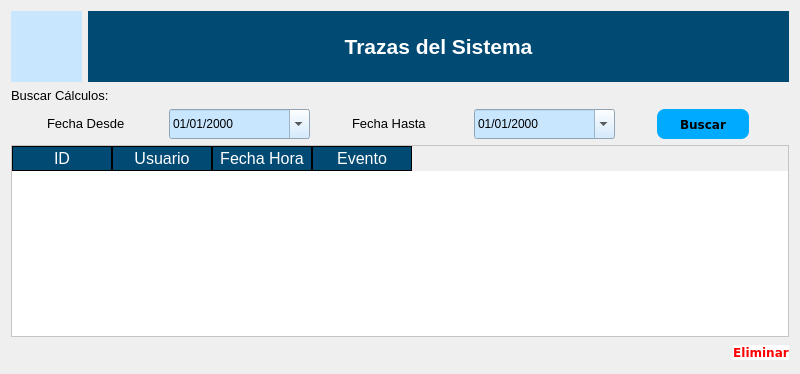
               <widget class="QWidget" name="page_trazas">
                <layout class="QVBoxLayout" name="verticalLayout_10">
                 <item>
                  <layout class="QHBoxLayout" name="horizontalLayout_15">
                   <item>
                    <widget class="QLabel" name="label_9">
                     <property name="minimumSize">
                      <size>
                       <width>71</width>
                       <height>71</height>
                      </size>
                     </property>
                     <property name="maximumSize">
                      <size>
                       <width>71</width>
                       <height>71</height>
                      </size>
                     </property>
                     <property name="styleSheet">
                      <string notr="true">background-color: rgb(201, 230, 255);</string>
                     </property>
                     <property name="text">
                      <string/>
                     </property>
                     <property name="pixmap">
                      <pixmap>pngwing.com(3).png</pixmap>
                     </property>
                     <property name="scaledContents">
                      <bool>true</bool>
                     </property>
                    </widget>
                   </item>
                   <item>
                    <widget class="QLabel" name="label_16">
                     <property name="minimumSize">
                      <size>
                       <width>701</width>
                       <height>71</height>
                      </size>
                     </property>
                     <property name="maximumSize">
                      <size>
                       <width>16777215</width>
                       <height>16777215</height>
                      </size>
                     </property>
                     <property name="styleSheet">
                      <string notr="true">background-color: rgb(0,74,116);
color: rgb(255, 255, 255);</string>
                     </property>
                     <property name="text">
                      <string>&lt;html&gt;&lt;head/&gt;&lt;body&gt;&lt;p align=&quot;center&quot;&gt;&lt;span style=&quot; font-size:16pt; font-weight:600;&quot;&gt;Trazas del Sistema&lt;/span&gt;&lt;/p&gt;&lt;/body&gt;&lt;/html&gt;</string>
                     </property>
                    </widget>
                   </item>
                  </layout>
                 </item>
                 <item>
                  <widget class="QLabel" name="label_28">
                   <property name="text">
                    <string>&lt;html&gt;&lt;head/&gt;&lt;body&gt;&lt;p&gt;&lt;span style=&quot; font-size:10pt;&quot;&gt;Buscar Cálculos:&lt;/span&gt;&lt;/p&gt;&lt;/body&gt;&lt;/html&gt;</string>
                   </property>
                  </widget>
                 </item>
                 <item>
                  <layout class="QHBoxLayout" name="horizontalLayout_12">
                   <item>
                    <widget class="QLabel" name="label_29">
                     <property name="minimumSize">
                      <size>
                       <width>80</width>
                       <height>30</height>
                      </size>
                     </property>
                     <property name="maximumSize">
                      <size>
                       <width>80</width>
                       <height>30</height>
                      </size>
                     </property>
                     <property name="styleSheet">
                      <string notr="true">background-color:#000000ff;</string>
                     </property>
                     <property name="text">
                      <string>&lt;html&gt;&lt;head/&gt;&lt;body&gt;&lt;p&gt;&lt;span style=&quot; font-size:10pt;&quot;&gt;Fecha Desde&lt;/span&gt;&lt;/p&gt;&lt;/body&gt;&lt;/html&gt;</string>
                     </property>
                    </widget>
                   </item>
                   <item>
                    <widget class="QDateEdit" name="dateEditTrazaDesde">
                     <property name="minimumSize">
                      <size>
                       <width>141</width>
                       <height>30</height>
                      </size>
                     </property>
                     <property name="maximumSize">
                      <size>
                       <width>141</width>
                       <height>30</height>
                      </size>
                     </property>
                     <property name="styleSheet">
                      <string notr="true">background-color: rgb(201, 230, 255);
color: rgb(0, 0, 0);</string>
                     </property>
                     <property name="displayFormat">
                      <string>dd/MM/yyyy</string>
                     </property>
                     <property name="calendarPopup">
                      <bool>true</bool>
                     </property>
                    </widget>
                   </item>
                   <item>
                    <widget class="QLabel" name="label_40">
                     <property name="minimumSize">
                      <size>
                       <width>80</width>
                       <height>30</height>
                      </size>
                     </property>
                     <property name="maximumSize">
                      <size>
                       <width>80</width>
                       <height>30</height>
                      </size>
                     </property>
                     <property name="styleSheet">
                      <string notr="true">background-color:#000000ff;</string>
                     </property>
                     <property name="text">
                      <string>&lt;html&gt;&lt;head/&gt;&lt;body&gt;&lt;p&gt;&lt;span style=&quot; font-size:10pt;&quot;&gt;Fecha Hasta&lt;/span&gt;&lt;/p&gt;&lt;/body&gt;&lt;/html&gt;</string>
                     </property>
                    </widget>
                   </item>
                   <item>
                    <widget class="QDateEdit" name="dateEditTrazaHasta">
                     <property name="minimumSize">
                      <size>
                       <width>141</width>
                       <height>30</height>
                      </size>
                     </property>
                     <property name="maximumSize">
                      <size>
                       <width>141</width>
                       <height>30</height>
                      </size>
                     </property>
                     <property name="styleSheet">
                      <string notr="true">background-color: rgb(201, 230, 255);
color: rgb(0, 0, 0);</string>
                     </property>
                     <property name="displayFormat">
                      <string>dd/MM/yyyy</string>
                     </property>
                     <property name="calendarPopup">
                      <bool>true</bool>
                     </property>
                    </widget>
                   </item>
                   <item>
                    <widget class="QPushButton" name="ButtonBuscarTraza">
                     <property name="minimumSize">
                      <size>
                       <width>92</width>
                       <height>30</height>
                      </size>
                     </property>
                     <property name="maximumSize">
                      <size>
                       <width>92</width>
                       <height>30</height>
                      </size>
                     </property>
                     <property name="font">
                      <font>
                       <family>Verdana</family>
                       <pointsize>9</pointsize>
                       <weight>75</weight>
                       <bold>true</bold>
                      </font>
                     </property>
                     <property name="styleSheet">
                      <string notr="true">QPushButton{
background-color: rgb(0, 170, 255);
border-radius:8px;
}

QPushButton:hover{
background-color: rgb(0, 196, 255);
border-top-left-radius:12px;
border-bottom-left-radius:12px;

}</string>
                     </property>
                     <property name="text">
                      <string>Buscar</string>
                     </property>
                     <property name="icon">
                      <iconset>
                       <normaloff>pngwing.com.png</normaloff>pngwing.com.png</iconset>
                     </property>
                     <property name="iconSize">
                      <size>
                       <width>30</width>
                       <height>30</height>
                      </size>
                     </property>
                    </widget>
                   </item>
                  </layout>
                 </item>
                 <item>
                  <widget class="QTableWidget" name="table_Trazas">
                   <property name="styleSheet">
                    <string notr="true">QTableWidget{
background-color: rgb(255, 255, 255);
color: rgb(0, 0, 0);
gridline-color: rgb(0,74,116);
font-size:12pt;
color: rgb(0, 0, 0);
}
QHeaderView::section{
background-color: rgb(0,74,116);
color: rgb(255, 255, 255);
border:1px solid rgb(0,0,0);
font-size:12pt;

}
QTableWidgetQTableCornerButton::section{
background-color: rgb(255, 255, 255);
border:1px solid rgb(255,255,255);
}</string>
                   </property>
                   <column>
                    <property name="text">
                     <string>ID</string>
                    </property>
                   </column>
                   <column>
                    <property name="text">
                     <string>Usuario</string>
                    </property>
                   </column>
                   <column>
                    <property name="text">
                     <string>Fecha Hora</string>
                    </property>
                   </column>
                   <column>
                    <property name="text">
                     <string>Evento</string>
                    </property>
                   </column>
                  </widget>
                 </item>
                 <item>
                  <layout class="QHBoxLayout" name="horizontalLayout_14">
                   <item>
                    <spacer name="horizontalSpacer_16">
                     <property name="orientation">
                      <enum>Qt::Horizontal</enum>
                     </property>
                     <property name="sizeHint" stdset="0">
                      <size>
                       <width>40</width>
                       <height>20</height>
                      </size>
                     </property>
                    </spacer>
                   </item>
                   <item>
                    <widget class="QPushButton" name="Button_EliminarTraza">
                     <property name="font">
                      <font>
                       <family>Verdana</family>
                       <pointsize>9</pointsize>
                       <weight>75</weight>
                       <bold>true</bold>
                      </font>
                     </property>
                     <property name="styleSheet">
                      <string notr="true">QPushButton{
color: rgb(255, 0, 0);
	background-color: rgb(255, 255, 255);
border-radius:8px;
}

QPushButton:hover{
background-color: rgb(255, 120, 129);
border-top-left-radius:12px;
border-bottom-left-radius:12px;

}</string>
                     </property>
                     <property name="text">
                      <string>Eliminar</string>
                     </property>
                     <property name="icon">
                      <iconset>
                       <normaloff>trash-icon-free-12.png</normaloff>trash-icon-free-12.png</iconset>
                     </property>
                     <property name="iconSize">
                      <size>
                       <width>30</width>
                       <height>30</height>
                      </size>
                     </property>
                    </widget>
                   </item>
                  </layout>
                 </item>
                </layout>
               </widget>
